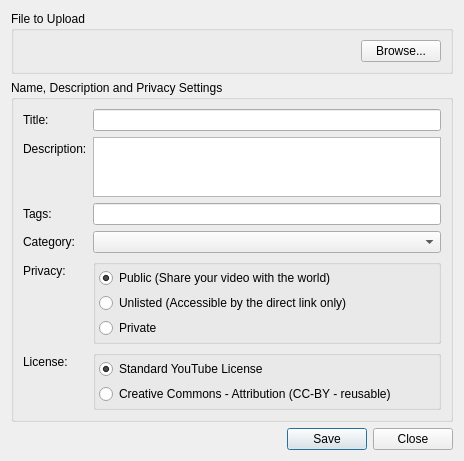
<?xml version="1.0" encoding="UTF-8"?>
<ui version="4.0">
 <class>YouTubeUploadDialog</class>
 <widget class="QDialog" name="YouTubeUploadDialog">
  <property name="geometry">
   <rect>
    <x>0</x>
    <y>0</y>
    <width>464</width>
    <height>425</height>
   </rect>
  </property>
  <property name="windowTitle">
   <string>Dialog</string>
  </property>
  <layout class="QVBoxLayout" name="verticalLayout">
   <item>
    <widget class="QGroupBox" name="filePathGroupBox">
     <property name="sizePolicy">
      <sizepolicy hsizetype="Preferred" vsizetype="Fixed">
       <horstretch>0</horstretch>
       <verstretch>0</verstretch>
      </sizepolicy>
     </property>
     <property name="title">
      <string>File to Upload</string>
     </property>
     <layout class="QHBoxLayout" name="horizontalLayout">
      <item>
       <widget class="QLabel" name="filePathLabel">
        <property name="text">
         <string notr="true"/>
        </property>
       </widget>
      </item>
      <item>
       <widget class="QPushButton" name="browseButton">
        <property name="sizePolicy">
         <sizepolicy hsizetype="Fixed" vsizetype="Fixed">
          <horstretch>0</horstretch>
          <verstretch>0</verstretch>
         </sizepolicy>
        </property>
        <property name="text">
         <string>Browse...</string>
        </property>
       </widget>
      </item>
     </layout>
    </widget>
   </item>
   <item>
    <widget class="QGroupBox" name="generalSettingsGroupBox">
     <property name="title">
      <string>Name, Description and Privacy Settings</string>
     </property>
     <layout class="QFormLayout" name="formLayout">
      <item row="0" column="0">
       <widget class="QLabel" name="titleLabel">
        <property name="text">
         <string>Title:</string>
        </property>
        <property name="buddy">
         <cstring>titleLineEdit</cstring>
        </property>
       </widget>
      </item>
      <item row="0" column="1">
       <widget class="QLineEdit" name="titleLineEdit"/>
      </item>
      <item row="1" column="0">
       <widget class="QLabel" name="descriptionLabel">
        <property name="text">
         <string>Description:</string>
        </property>
        <property name="buddy">
         <cstring>descriptionTextEdit</cstring>
        </property>
       </widget>
      </item>
      <item row="1" column="1">
       <widget class="QPlainTextEdit" name="descriptionTextEdit">
        <property name="sizePolicy">
         <sizepolicy hsizetype="Expanding" vsizetype="Expanding">
          <horstretch>0</horstretch>
          <verstretch>0</verstretch>
         </sizepolicy>
        </property>
        <property name="maximumSize">
         <size>
          <width>16777215</width>
          <height>60</height>
         </size>
        </property>
       </widget>
      </item>
      <item row="2" column="0">
       <widget class="QLabel" name="tagsLabel">
        <property name="text">
         <string>Tags:</string>
        </property>
        <property name="buddy">
         <cstring>tagsLineEdit</cstring>
        </property>
       </widget>
      </item>
      <item row="2" column="1">
       <widget class="QLineEdit" name="tagsLineEdit"/>
      </item>
      <item row="3" column="0">
       <widget class="QLabel" name="categoryLabel">
        <property name="text">
         <string>Category:</string>
        </property>
        <property name="buddy">
         <cstring>categoryComboBox</cstring>
        </property>
       </widget>
      </item>
      <item row="3" column="1">
       <widget class="QComboBox" name="categoryComboBox">
        <property name="sizePolicy">
         <sizepolicy hsizetype="Expanding" vsizetype="Fixed">
          <horstretch>0</horstretch>
          <verstretch>0</verstretch>
         </sizepolicy>
        </property>
       </widget>
      </item>
      <item row="4" column="0">
       <widget class="QLabel" name="privacyLabel">
        <property name="text">
         <string>Privacy:</string>
        </property>
        <property name="buddy">
         <cstring>privacyPublicRadioButton</cstring>
        </property>
       </widget>
      </item>
      <item row="4" column="1">
       <widget class="QGroupBox" name="privacyGroupBox">
        <property name="sizePolicy">
         <sizepolicy hsizetype="MinimumExpanding" vsizetype="Preferred">
          <horstretch>0</horstretch>
          <verstretch>0</verstretch>
         </sizepolicy>
        </property>
        <property name="title">
         <string/>
        </property>
        <property name="flat">
         <bool>false</bool>
        </property>
        <layout class="QVBoxLayout" name="verticalLayout_2">
         <property name="spacing">
          <number>5</number>
         </property>
         <property name="margin">
          <number>3</number>
         </property>
         <item>
          <widget class="QRadioButton" name="privacyPublicRadioButton">
           <property name="text">
            <string>Public (Share your video with the world)</string>
           </property>
           <property name="checked">
            <bool>true</bool>
           </property>
          </widget>
         </item>
         <item>
          <widget class="QRadioButton" name="privacyUnlistedRadioButton">
           <property name="text">
            <string>Unlisted (Accessible by the direct link only)</string>
           </property>
          </widget>
         </item>
         <item>
          <widget class="QRadioButton" name="privacyPrivateRadioButton">
           <property name="text">
            <string>Private</string>
           </property>
          </widget>
         </item>
        </layout>
       </widget>
      </item>
      <item row="5" column="0">
       <widget class="QLabel" name="licanseLabel">
        <property name="text">
         <string>License:</string>
        </property>
        <property name="buddy">
         <cstring>licenseYTStandardRadioButton</cstring>
        </property>
       </widget>
      </item>
      <item row="5" column="1">
       <widget class="QGroupBox" name="licenseGroupBox">
        <property name="sizePolicy">
         <sizepolicy hsizetype="MinimumExpanding" vsizetype="Preferred">
          <horstretch>0</horstretch>
          <verstretch>0</verstretch>
         </sizepolicy>
        </property>
        <property name="title">
         <string/>
        </property>
        <property name="flat">
         <bool>false</bool>
        </property>
        <layout class="QVBoxLayout" name="verticalLayout_3">
         <property name="spacing">
          <number>5</number>
         </property>
         <property name="margin">
          <number>3</number>
         </property>
         <item>
          <widget class="QRadioButton" name="licenseYTStandardRadioButton">
           <property name="text">
            <string>Standard YouTube License</string>
           </property>
           <property name="checked">
            <bool>true</bool>
           </property>
          </widget>
         </item>
         <item>
          <widget class="QRadioButton" name="licenseCCBYRadioButton">
           <property name="text">
            <string>Creative Commons - Attribution (CC-BY - reusable)</string>
           </property>
          </widget>
         </item>
        </layout>
       </widget>
      </item>
     </layout>
    </widget>
   </item>
   <item>
    <widget class="QDialogButtonBox" name="buttonBox">
     <property name="orientation">
      <enum>Qt::Horizontal</enum>
     </property>
     <property name="standardButtons">
      <set>QDialogButtonBox::Close|QDialogButtonBox::Save</set>
     </property>
    </widget>
   </item>
  </layout>
 </widget>
 <resources/>
 <connections>
  <connection>
   <sender>buttonBox</sender>
   <signal>accepted()</signal>
   <receiver>YouTubeUploadDialog</receiver>
   <slot>accept()</slot>
   <hints>
    <hint type="sourcelabel">
     <x>248</x>
     <y>254</y>
    </hint>
    <hint type="destinationlabel">
     <x>157</x>
     <y>274</y>
    </hint>
   </hints>
  </connection>
  <connection>
   <sender>buttonBox</sender>
   <signal>rejected()</signal>
   <receiver>YouTubeUploadDialog</receiver>
   <slot>reject()</slot>
   <hints>
    <hint type="sourcelabel">
     <x>316</x>
     <y>260</y>
    </hint>
    <hint type="destinationlabel">
     <x>286</x>
     <y>274</y>
    </hint>
   </hints>
  </connection>
 </connections>
</ui>
